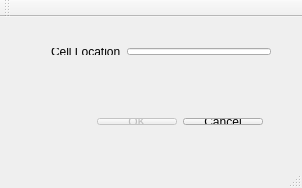
<?xml version="1.0" encoding="UTF-8"?>
<ui version="4.0">
 <class>MainWindow</class>
 <widget class="QMainWindow" name="MainWindow">
  <property name="geometry">
   <rect>
    <x>0</x>
    <y>0</y>
    <width>302</width>
    <height>188</height>
   </rect>
  </property>
  <property name="windowTitle">
   <string>Go To Cell</string>
  </property>
  <widget class="QWidget" name="centralWidget">
   <widget class="QWidget" name="">
    <property name="geometry">
     <rect>
      <x>40</x>
      <y>20</y>
      <width>242</width>
      <height>29</height>
     </rect>
    </property>
    <layout class="QHBoxLayout" name="horizontalLayout">
     <item>
      <widget class="QLabel" name="label">
       <property name="text">
        <string>&amp;Cell Location</string>
       </property>
       <property name="buddy">
        <cstring>okButton</cstring>
       </property>
      </widget>
     </item>
     <item>
      <widget class="QLineEdit" name="okButton">
       <property name="enabled">
        <bool>true</bool>
       </property>
       <property name="text">
        <string/>
       </property>
      </widget>
     </item>
    </layout>
   </widget>
   <widget class="QWidget" name="">
    <property name="geometry">
     <rect>
      <x>42</x>
      <y>90</y>
      <width>232</width>
      <height>29</height>
     </rect>
    </property>
    <layout class="QHBoxLayout" name="horizontalLayout_2">
     <item>
      <spacer name="horizontalSpacer">
       <property name="orientation">
        <enum>Qt::Horizontal</enum>
       </property>
       <property name="sizeHint" stdset="0">
        <size>
         <width>48</width>
         <height>20</height>
        </size>
       </property>
      </spacer>
     </item>
     <item>
      <widget class="QPushButton" name="pushButton">
       <property name="enabled">
        <bool>false</bool>
       </property>
       <property name="text">
        <string>OK</string>
       </property>
       <property name="default">
        <bool>true</bool>
       </property>
      </widget>
     </item>
     <item>
      <widget class="QPushButton" name="pushButton_2">
       <property name="text">
        <string>Cancel</string>
       </property>
      </widget>
     </item>
    </layout>
   </widget>
  </widget>
  <widget class="QMenuBar" name="menuBar">
   <property name="geometry">
    <rect>
     <x>0</x>
     <y>0</y>
     <width>302</width>
     <height>28</height>
    </rect>
   </property>
  </widget>
  <widget class="QToolBar" name="mainToolBar">
   <attribute name="toolBarArea">
    <enum>TopToolBarArea</enum>
   </attribute>
   <attribute name="toolBarBreak">
    <bool>false</bool>
   </attribute>
  </widget>
  <widget class="QStatusBar" name="statusBar"/>
 </widget>
 <layoutdefault spacing="6" margin="11"/>
 <resources/>
 <connections/>
</ui>
